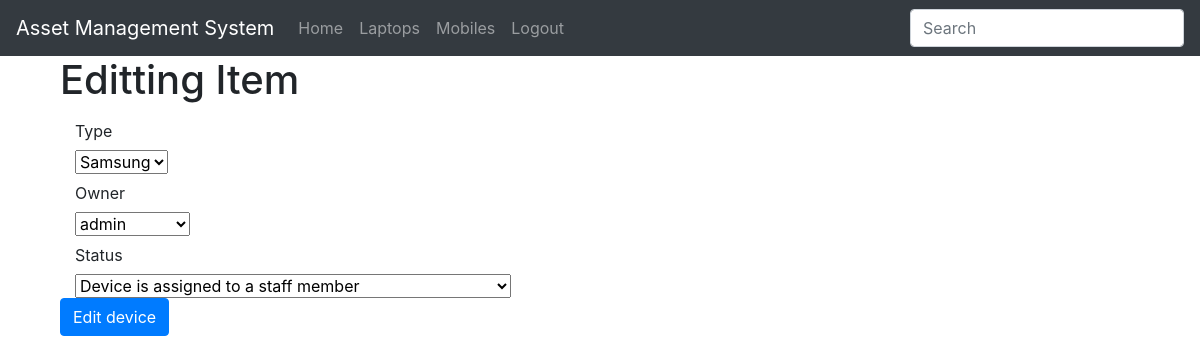
The app's page /edit_mobile/1 (signed in) with its own data.
### inventory/models.py (models this page shows, shortened)
class Mobile(models.Model):
    type_choices = (
        ('ANDROID', 'Android'),
        ('IPHONE', 'iPhone'),
        ('SAMSUNG', 'Samsung')
    )
    type = models.CharField(max_length=100, choices=type_choices, blank=False)
    owner = models.ForeignKey(User, blank=True, null=True,  on_delete=models.CASCADE)
    status_choices = (
        ('AVAILABLE', 'Device is available to be assigned'),
        ('ASSIGNED', 'Device is assigned to a staff member'),
        ('SETUP_REQUIRED', 'This device needs setting up before it can be assigned'),
    )
    status =models.CharField(max_length=100, choices=status_choices, blank=False)

### inventory/views.py (the view)
# urls.py: re_path(r'^edit_mobile/(?P<pk>\d+)$', edit_mobile, name='edit_mobile'),
def edit_mobile(request, pk):
    deviceType = "Mobiles"
    return edit_device(request, pk, Mobile, MobileForm, deviceType)

### inventory/forms.py
class MobileForm(forms.ModelForm):
    class Meta:
        model = Mobile
        fields = ('type', 'owner', 'status')

### inventory/views.py (called while the page is built)
def edit_device(request, pk, model, form, deviceType):
    item = get_object_or_404(model, pk=pk)
    items = model.objects.all()
    context = {
        'items': items,
        'header': deviceType
    }
    if request.method == 'POST':
        form = form(request.POST, instance=item)
        if form.is_valid():
            form.save()
            messages.success(request, ("Device edited successfully."))
            return render(request, 'inventory/index.html', context)
    else:
        form = form(instance=item)
        return render(request, 'inventory/edit_item.html', {'form': form})

### inventory/templates/inventory/edit_item.html (shortened to what this page needs)
{% extends 'inventory/base.html' %}
{% block body %}
    <div class="container">
        <h1>Editting Item</h1>
        <form method="POST">
            {% for field in form %}
            <div class="form-group-row">
                <label for="id_{{ field_name }}" class="col-2 col-form-label"> {{ field.label}} </label>
                <div class="col-10">
                    {{ field }}
                </div>
            </div>
            {% endfor %}
            <button type="submit" class="btn btn-primary" name="button">Edit device</button>
        </form>
    </div>
{% endblock %}

### records on screen
Mobile: form "Samsung" "admin" "Device is assigned to a staff member"

### other values on screen
{{ field.label }} "Type" "Owner" "Status"
